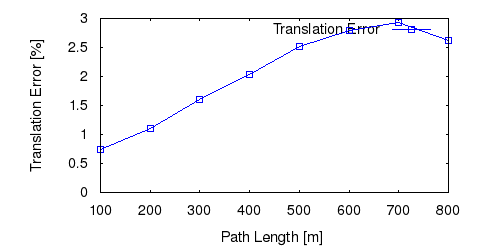

The script that saved this image:
set term postscript eps enhanced color
set output "10_tl.eps"
set size ratio 0.5
set yrange [0:*]
set xlabel "Path Length [m]"
set ylabel "Translation Error [%]"
plot "10_tl.txt" using 1:($2*100) title 'Translation Error' lc rgb "#0000FF" pt 4 w linespoints
